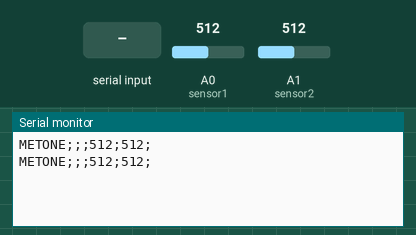
This sketch was run on a simulated Arduino Mega 2560, built with avr-gcc and run on an emulated ATmega2560. Parts: the last lines printed to the serial monitor. The inputs (shaded band) are chosen by the test bench; at power-on: A0 (sensor1) = 512, A1 (sensor2) = 512.

Above: at 2.2 s.
2.3 s: "1" received over the second serial link
At 3.8 s:
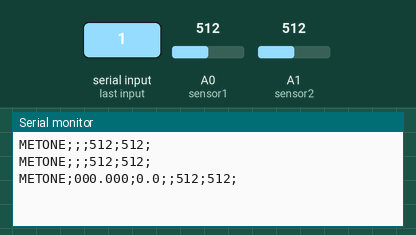
5.5 s: A0 (sensor1) set to 716
At 6.4 s:
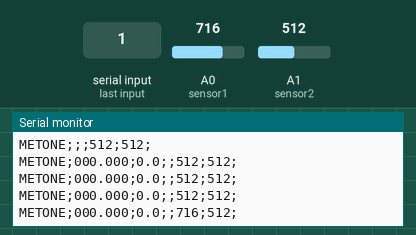
7.0 s: A1 (sensor2) set to 716
At 7.8 s:
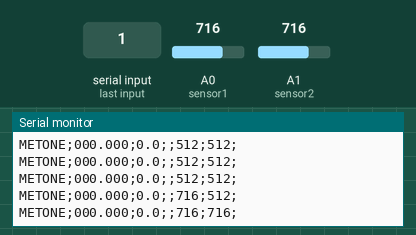
8.5 s: "000." received over the second serial link
At 9.8 s:
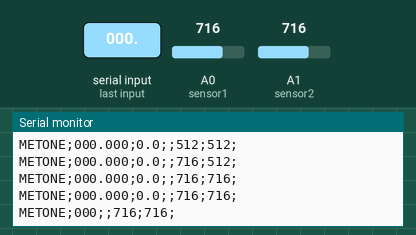
10.0 s: A0 (sensor1) set to 900
At 10.8 s:
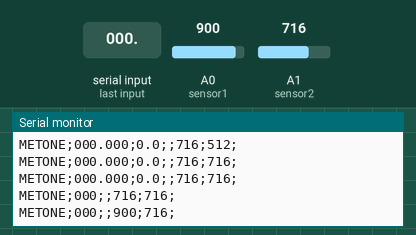
11.5 s: A1 (sensor2) set to 900
At 12.4 s:
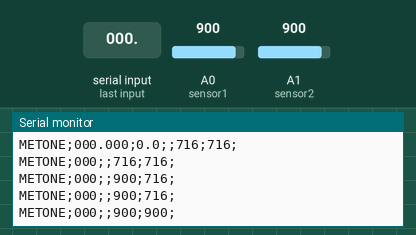
Timing chart, 0 to 14.0 s (numbered marks = the images above; inputs shaded):
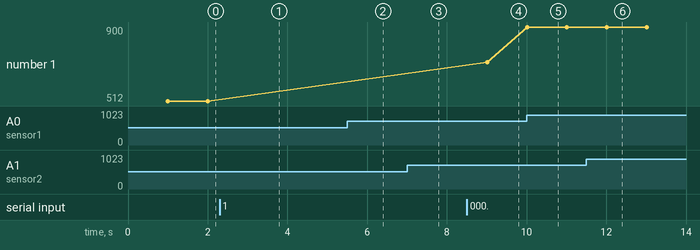

Measured:
- after the input at 2.3 s, the serial monitor: prints a new line after 0.70 s (image 1)
- after the input at 5.5 s, the serial monitor: prints a new line after 0.51 s (image 2)
- after the input at 7.0 s, the serial monitor: prints a new line at once (image 3)
- after the input at 8.5 s, the serial monitor: prints a new line after 0.51 s (image 4)
- after the input at 10.0 s, the serial monitor: prints a new line at once (image 5)
- after the input at 11.5 s, the serial monitor: prints a new line after 0.51 s (image 6)
- plotted number 1: 716 → 900 after the input at 10.0 s

The sketch:

metone_integrated.ino
```cpp
String string_pm01 = "";
String string_pm02 = "";

int sensor1 = A0;
int sensor2 = A1;
int val1 = 0;
int val2 = 0;

void setup() {
    Serial.begin(9600);
    Serial1.begin(9600);
    Serial2.begin(9600);
    delay(1000);
}

String getValue(String data)
{
    String retval = "";
    String temp = "";
    if(data.length() > 0){
      temp += data[0];
      temp += data[1];
      temp += data[2];
      temp += data[3];
      if(temp == "000."){
        int comas = 0;
        for(int i=0;i<data.length() - 1;i++){
          if(comas < 2 && data[i] != ','){
            retval += data[i];
          } else {
            if(comas < 1) retval += ";";
            comas++;
          }
        }
      } else {
        retval = "000.000;0.0";
      }
    }
    return retval;
}

void loop() {

  val1 = analogRead(sensor1);
  val2 = analogRead(sensor2);

  if(Serial1.available() > 0){
    string_pm01 = "";
    while(Serial1.available() > 0){
      char pm01_read = Serial1.read();
      if(pm01_read != 13 && pm01_read != 10){string_pm01 += pm01_read;}
    }
  }

  if(Serial2.available() > 0){
    string_pm02 = "";
    while(Serial2.available() > 0){
      char pm02_read = Serial2.read();
      if(pm02_read != 13 && pm02_read != 10){string_pm02 += pm02_read;}
    }
  }

  Serial.println("METONE;" + getValue(string_pm01) + ";" + getValue(string_pm02) + ";" + val1 + ";" + val2 + ";");
  delay(1000);
}
```
